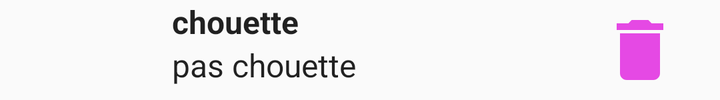
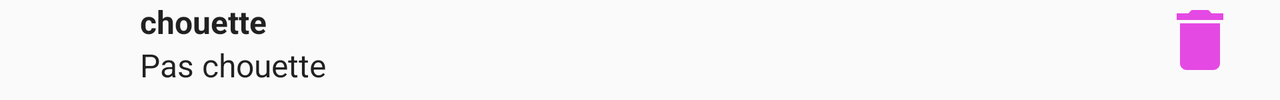

An Android layout and its configuration variant, each rendered on a device that would load it. The default file and the variant file are quoted in full after the pictures.
<!-- AndroidManifest.xml: application theme AppTheme -->
<!-- res/layout/fragment_meeting.xml -->
<?xml version="1.0" encoding="utf-8"?>
<androidx.constraintlayout.widget.ConstraintLayout
    xmlns:android="http://schemas.android.com/apk/res/android"
    xmlns:app="http://schemas.android.com/apk/res-auto"
    xmlns:tools="http://schemas.android.com/tools"
    android:layout_width="match_parent"
    android:layout_height="wrap_content"
    android:orientation="vertical">

    <ImageView
        android:id="@+id/item_list_color"
        android:layout_width="@dimen/size_list_image_width"
        android:layout_height="@dimen/size_list_image_height"
        android:layout_marginStart="16dp"
        app:layout_constraintStart_toStartOf="parent"
        app:layout_constraintTop_toTopOf="parent" />


    <TextView
        android:id="@+id/item_list_informations"
        android:layout_width="wrap_content"
        android:layout_height="wrap_content"
        android:layout_marginStart="@dimen/text_margin"
        android:textStyle="bold"
        app:layout_constraintStart_toEndOf="@+id/item_list_color"
        app:layout_constraintTop_toTopOf="parent"
        android:textAppearance="?attr/textAppearanceListItem"
        android:text="chouette"/>



    <TextView
        android:id="@+id/item_list_participants"
        android:layout_width="wrap_content"
        android:layout_height="wrap_content"
        android:layout_marginStart="@dimen/text_margin"
        app:layout_constraintStart_toEndOf="@+id/item_list_color"
        app:layout_constraintTop_toBottomOf="@+id/item_list_informations"
        android:textAppearance="?attr/textAppearanceListItem"
        android:text="pas chouette"/>



    <ImageButton
        android:id="@+id/item_list_delete_button"
        android:layout_width="wrap_content"
        android:layout_height="wrap_content"
        android:layout_marginEnd="@dimen/text_margin"
        android:background="@null"
        app:layout_constraintBottom_toBottomOf="@+id/item_list_color"
        app:layout_constraintEnd_toEndOf="parent"
        app:layout_constraintTop_toTopOf="@+id/item_list_informations"
        app:srcCompat="@drawable/ic_delete" />

</androidx.constraintlayout.widget.ConstraintLayout>
<!-- resources referenced by this layout -->
<resources>
  <dimen name="size_list_image_height">50dp</dimen>
  <dimen name="size_list_image_width">50dp</dimen>
  <dimen name="text_margin">20dp</dimen>
  <!-- drawable ic_delete (drawable) -->
  <vector xmlns:android="http://schemas.android.com/apk/res/android"
          android:width="40dp"
          android:height="40dp"
          android:viewportWidth="24.0"
          android:viewportHeight="24.0">
      <path
          android:fillColor="#E549E4"
          android:pathData="M6,19c0,1.1 0.9,2 2,2h8c1.1,0 2,-0.9 2,-2V7H6v12zM19,4h-3.5l-1,-1h-5l-1,1H5v2h14V4z"/>
  </vector>
  <style name="AppTheme" parent="Theme.AppCompat.Light.DarkActionBar">
  
          
          <item name="colorPrimary">@color/colorPrimary</item>
          <item name="colorPrimaryDark">@color/colorPrimaryDark</item>
          <item name="colorAccent">@color/colorAccent</item>
      </style>
</resources>
<!-- res/layout-land/fragment_meeting.xml (the repository's variant of the layout above) -->
<!-- drawn on the phone turned sideways -->
<?xml version="1.0" encoding="utf-8"?>
<androidx.constraintlayout.widget.ConstraintLayout
    xmlns:android="http://schemas.android.com/apk/res/android"
    xmlns:app="http://schemas.android.com/apk/res-auto"
    xmlns:tools="http://schemas.android.com/tools"
    android:layout_width="match_parent"
    android:layout_height="wrap_content"
    android:orientation="vertical">

    <ImageView
        android:id="@+id/item_list_color"
        android:layout_width="@dimen/size_list_image_width"
        android:layout_height="@dimen/size_list_image_height"
        app:layout_constraintStart_toStartOf="parent"
        app:layout_constraintTop_toTopOf="parent"/>


    <TextView
        android:id="@+id/item_list_informations"
        android:layout_width="wrap_content"
        android:layout_height="wrap_content"
        android:layout_marginStart="@dimen/text_margin"
        android:textStyle="bold"
        app:layout_constraintStart_toEndOf="@+id/item_list_color"
        app:layout_constraintTop_toTopOf="parent"
        android:textAppearance="?attr/textAppearanceListItem"
        android:text="chouette"/>



    <TextView
        android:id="@+id/item_list_participants"
        android:layout_width="wrap_content"
        android:layout_height="wrap_content"
        android:layout_marginStart="@dimen/text_margin"
        app:layout_constraintStart_toEndOf="@+id/item_list_color"
        app:layout_constraintTop_toBottomOf="@+id/item_list_informations"
        android:textAppearance="?attr/textAppearanceListItem"
        android:text="Pas chouette"/>



    <ImageButton
        android:id="@+id/item_list_delete_button"
        android:layout_width="wrap_content"
        android:layout_height="wrap_content"
        android:layout_marginEnd="@dimen/text_margin"
        android:background="@null"
        app:layout_constraintEnd_toEndOf="parent"
        app:layout_constraintTop_toTopOf="parent"
        app:srcCompat="@drawable/ic_delete" />

</androidx.constraintlayout.widget.ConstraintLayout>
<!-- resources referenced by the variant -->
<!-- as the phone turned sideways resolves them -->
<resources>
  <!-- from res/values-land/ -->
  <dimen name="size_list_image_height">50dp</dimen>
  <!-- from res/values-land/ -->
  <dimen name="size_list_image_width">50dp</dimen>
  <!-- from res/values-land/ -->
  <dimen name="text_margin">20dp</dimen>
  <!-- drawable ic_delete (drawable) -->
  <vector xmlns:android="http://schemas.android.com/apk/res/android"
          android:width="40dp"
          android:height="40dp"
          android:viewportWidth="24.0"
          android:viewportHeight="24.0">
      <path
          android:fillColor="#E549E4"
          android:pathData="M6,19c0,1.1 0.9,2 2,2h8c1.1,0 2,-0.9 2,-2V7H6v12zM19,4h-3.5l-1,-1h-5l-1,1H5v2h14V4z"/>
  </vector>
  <style name="AppTheme" parent="Theme.AppCompat.Light.DarkActionBar">
  
          
          <item name="colorPrimary">@color/colorPrimary</item>
          <item name="colorPrimaryDark">@color/colorPrimaryDark</item>
          <item name="colorAccent">@color/colorAccent</item>
      </style>
</resources>
